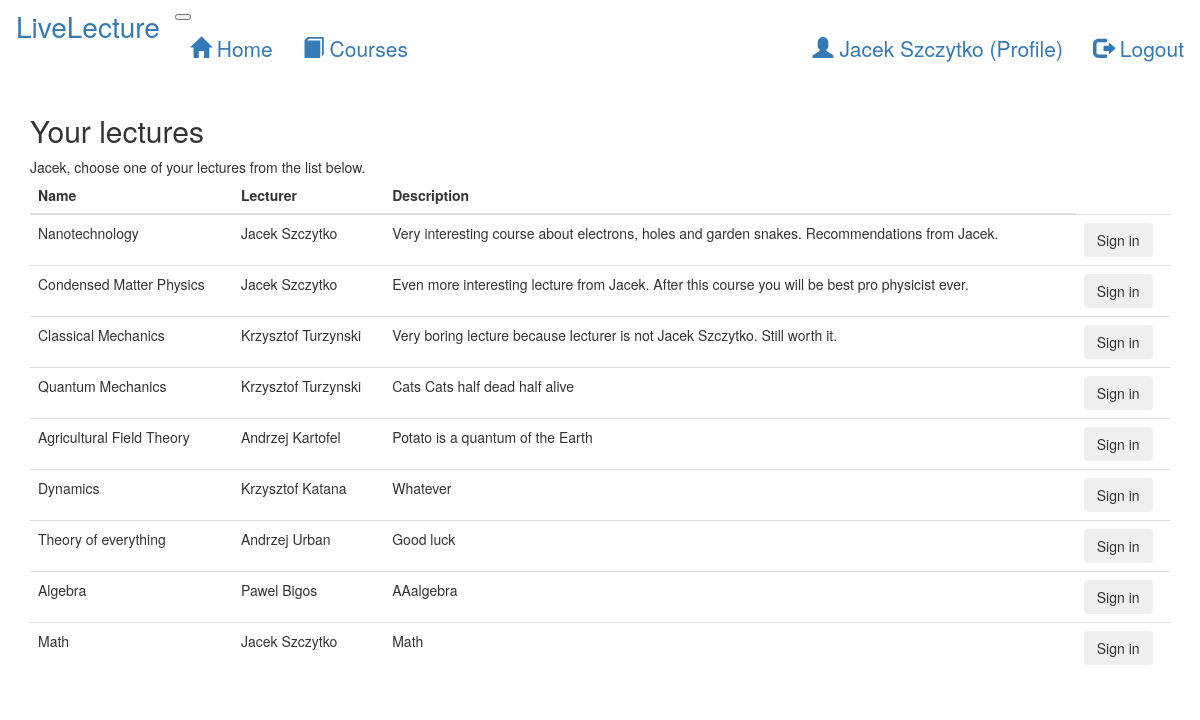
The page /index/1 (signed in) on the database its author committed.
### LiveLecture/models.py (models this page shows, shortened)
class User(AbstractUser):
    first_name = models.CharField(max_length=20)
    last_name = models.CharField(max_length=20)
    is_lecturer = models.NullBooleanField()

class Lecture(models.Model):
    lecturer = models.ForeignKey(User, on_delete=models.CASCADE)
    name = models.CharField(max_length=50, unique=True)
    description = models.CharField(max_length=500)
    max_students = models.IntegerField()
    startTime = models.DateTimeField(default=datetime.now())
    endTime = models.DateTimeField(default=datetime.now())

### LiveLecture/views.py (the view)
# urls.py: path('', views.index, name='index'),
def index(request,listAll=False):
    template = loader.get_template('LiveLecture/upcoming.html')
    if not request.user.is_anonymous:
        print(type(request.user))
        lecture_list =get_user_courses(request.user)
    else:
        lecture_list=None
    signInDisable=False
    if lecture_list is None:
        lecture_list = Lecture.objects.all()
    elif listAll:
        lecture_list=get_user_courses(request.user,True)
    else:
        signInDisable=True
    context = {'lecture_list' : lecture_list,'signInEnable' : signInDisable}
    return render(request, 'LiveLecture/upcoming.html', context)

### LiveLecture/views.py (called while the page is built)
def get_user_courses(user,invert=False):
    subscription_list = Subscription.objects.filter(student=user)
    lecture_list=[]
    for subscription in subscription_list:
        lecture_list.append(subscription.lecture)
    if invert:
        lecture_list=[x for x in Lecture.objects.all() if x not in lecture_list]
    return lecture_list

### LiveLecture/templates/LiveLecture/upcoming.html (shortened to what this page needs)
{% extends 'LiveLecture/base.html' %}
{% block content %}
    {% if request.user.is_authenticated %}
        <h2 class="mt-5">Your lectures</h2>
        <div class="text-black">
            {{ request.user.first_name }}, choose one of your lectures from the list below.
        </div>
    {% else %}
        <h2 class="mt-5">Upcoming lectures</h2>
        <span class="text-black">
                Sign in to join lectures.
            </span>
    {% endif %}
    {% if lecture_list %}
        <table class="table table-hover">
            <thead>
            <th scope="col">Name</th>
            <th scope="col">Lecturer</th>
            <th scope="col">Description</th>
            </thead>
            <tbody>
            {% for lecture in lecture_list %}
                <tr class='clickable-row' data-href="{% url 'LiveLecture:lecture' lecture.pk %}">
                    <td>{{ lecture.name }}</td>
                    <td>{{ lecture.lecturer.first_name }} {{ lecture.lecturer.last_name }}</td>
                    <td>{{ lecture.description }}</td>
                    {% if not signInEnable %}
                    <td><button type="button" class="btn" href="{% url 'LiveLecture:add_subscriptions' lecture.pk %}">Sign in</button></td>
                    {% endif %}
                </tr>
            {% endfor %}
            </tbody>
        </table>
    {% else %}
        <p>No lectures are available.</p>
    {% endif %}
{% endblock %}

### LiveLecture/templates/LiveLecture/base.html (shortened to what this page needs)
<!DOCTYPE html>
{% load static %}
<html lang="en">
<head>
    <link rel="stylesheet" href="https://maxcdn.bootstrapcdn.com/bootstrap/3.3.7/css/bootstrap.min.css">
    <link rel="stylesheet" type="text/css" href="{% static 'LiveLecture/style.css' %}">
    <link rel="stylesheet" type="text/css" href="{% static 'LiveLecture/timeline.css' %}">
    <link rel="stylesheet"
          href="https://unpkg.com/bootstrap-material-design@4.1.1/dist/css/bootstrap-material-design.min.css"
>
</head>
<body>
<header>
    <nav class="navbar navbar-expand-lg navbar-light bg-light">
        <a class="navbar-brand" href="#" style="font-size: 2em">LiveLecture</a>
        <button class="navbar-toggler" type="button" data-toggle="collapse" data-target="#navbarSupportedContent"
                aria-controls="navbarSupportedContent" aria-expanded="false" aria-label="Toggle navigation">
        </button>
        <div class="collapse navbar-collapse" id="navbarSupportedContent">
            <ul class="nav navbar-nav mr-auto">
                <li class="nav-item">
                    <a class="nav-link" href="{% url 'LiveLecture:index' %}" style="font-size: 1.5em"><span
                            class="glyphicon glyphicon-home"></span> Home</a>
                </li>
                <li class="nav-item dropdown">
                    <a class="nav-link dropdown-toggle" href="{% url 'LiveLecture:index' 1 %}" id="navbarDropdown"
                       role="button" data-toggle="dropdown" aria-haspopup="true" aria-expanded="false" style="font-size: 1.5em"><span
                            class="glyphicon glyphicon-book" ></span> Courses
                    </a>
                </li>
            </ul>
            <ul class="nav navbar-nav navbar-right">
                {% if request.user.is_authenticated %}
                    <li class="nav-item">
                        <a class="nav-link" href="#" style="font-size: 1.5em"><span
                                class="glyphicon glyphicon-user"></span> {{ request.user.first_name }} {{ request.user.last_name }}
                            (Profile)
                        </a>
                    </li>
                    <li class="nav-item">
                        <a class="nav-link" href="{% url 'LiveLecture:logout_view' %}" style="font-size: 1.5em"><span
                                class="glyphicon glyphicon-log-out"></span> Logout
                        </a>
                    </li>
                {% endif %}
            </ul>
        </div>
    </nav>
</header>
<main>
    <div class="container">
        {% block content %}
        {% endblock %}
    </div>
</main>
</body>
</html>

### LiveLecture/static/LiveLecture/style.css (style rules this page uses)
ul li:nth-child(2n+0) { list-style: none; }

### rows shown on the page
User: user.first_name "Jacek", user.last_name "Szczytko"
Lecture: name "Nanotechnology", lecturer.first_name "Jacek", lecturer.last_name "Szczytko", description "Very interesting course about electrons, holes and garden snakes. Recommendations from Jacek."
Lecture: name "Condensed Matter Physics", lecturer.first_name "Jacek", lecturer.last_name "Szczytko", description "Even more interesting lecture from Jacek. After this course you will be best pro physicist ever."
Lecture: name "Classical Mechanics", lecturer.first_name "Krzysztof", lecturer.last_name "Turzynski", description "Very boring lecture because lecturer is not Jacek Szczytko. Still worth it."
Lecture: name "Quantum Mechanics", lecturer.first_name "Krzysztof", lecturer.last_name "Turzynski", description "Cats Cats half dead half alive"
Lecture: name "Agricultural Field Theory", lecturer.first_name "Andrzej", lecturer.last_name "Kartofel", description "Potato is a quantum of the Earth"
Lecture: name "Dynamics", lecturer.first_name "Krzysztof", lecturer.last_name "Katana", description "Whatever"
Lecture: name "Theory of everything", lecturer.first_name "Andrzej", lecturer.last_name "Urban", description "Good luck"
Lecture: name "Algebra", lecturer.first_name "Pawel", lecturer.last_name "Bigos", description "AAalgebra"
Lecture: name "Math", lecturer.first_name "Jacek", lecturer.last_name "Szczytko", description "Math"
